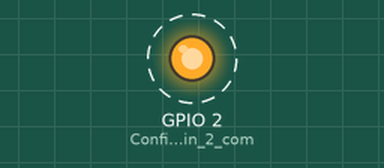
A program run on a simulated ESP32. Parts: output pins drawn as LEDs (lit = HIGH). Dashed ring = blinking. WiFi joins after 1.5 s; servers stay silent unless stated; what the program prints to the serial monitor is not drawn.

Above: at 2.2 s.
Timing chart, 0 to 5.0 s (numbered marks = the images above):
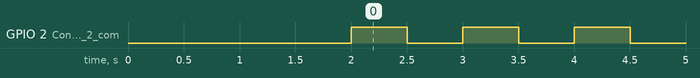

The program:

main.cpp
```cpp
#include <Arduino.h>
#include  <WiFi.h>


const char * ssid = "Francisco_mayor";
const char * pass = "Pollo317211";
const int port = 80;


void setup() {
  Serial.begin(115200); //configuramos a 115200 bits por segundo
  WiFi.begin(ssid, pass); //Inicializamos el modulo Wifi y que se vincule a la red indicada en el ssid
  while(WiFi.status() != WL_CONNECTED){
    Serial.print(".");
    delay(1000);
  }
  Serial.println(" Conectado!");
  Serial.print("Direccion IP: ");
  Serial.println(WiFi.localIP());

  pinMode(2, OUTPUT); //Configuramos el pin 2 como salida
  digitalWrite(2, HIGH); //Encendemos el LED
}

void loop() {
  delay(500); //Retardo de 500ms
  digitalWrite(2, LOW); //Apagar el Led
  delay(500);
  digitalWrite(2, HIGH);

  }


 
```

Measured:
- by itself, GPIO 2 (Configuramos_el_pin_2_com): alternates HIGH for 0.50 s and LOW for 0.50 s
